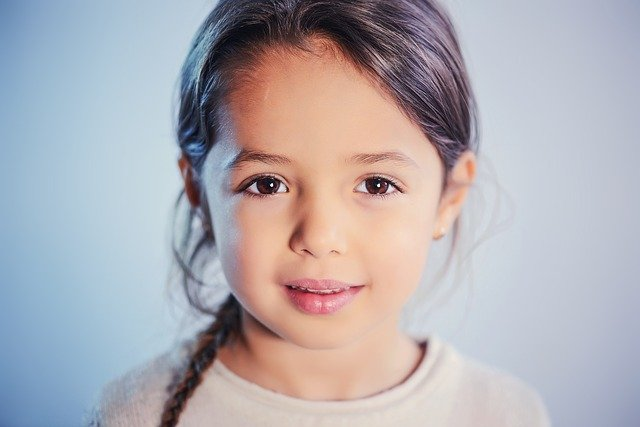
#> input picture Python-opencv-tutorial/image/girl.jpg, 640 x 427 px, found by its file name
$ python 22_detect_eye_picture.py
#> lines starting #> are read from the running program, lines starting #| are printed output that depends on the picture; after the words box and inside, x2 and y2 are one past the last pixel; in counts of white or black regions, pixels touching at a corner belong together
import cv2

# impeor picture
img = cv2.imread(r'C:\Users\Jittabun\Desktop\Pom_practice\Python-opencv-tutorial\image\girl.jpg')
#> img is the input picture: shape (427, 640, 3); mean B, G, R 178.1, 172.3, 176.4

#read file for classification
eye_cascade = cv2.CascadeClassifier(r'C:\Users\Jittabun\Desktop\Pom_practice\Python-opencv-tutorial\Detect\haarcascade_eye_tree_eyeglasses.xml')

# Use gray image to eye classification
gray_img = cv2.cvtColor(img , cv2.COLOR_BGR2GRAY)
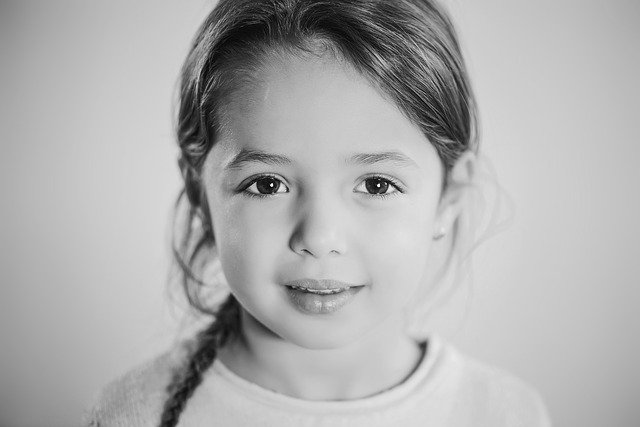
#> gray_img: shape (427, 640); min 0, max 253, mean 174.3
#face Classification
scaleFactor = 1.1
minNeighber = 3
eye_detect = eye_cascade.detectMultiScale(gray_img,scaleFactor,minNeighber)
#> eye_detect = [[351, 161, 51, 51], [236, 158, 58, 58]]

# แสดงตำแหน่งที่เจอดวงตา
for (x,y,w,h) in eye_detect:
    cv2.rectangle(img ,(x,y),(x+w,y+h),(0,255,0),thickness=5)
#> this loop made 2 passes
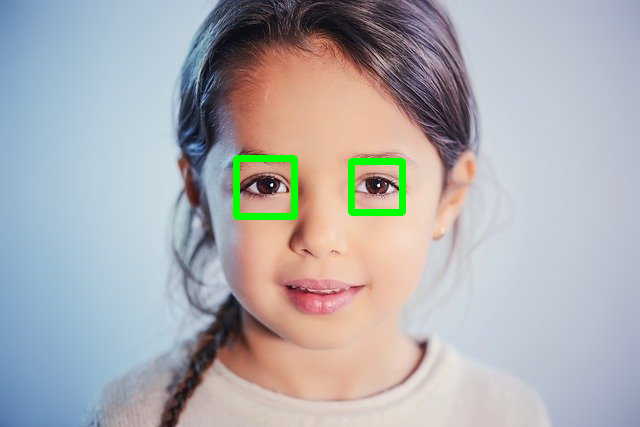
#> img: shape (427, 640, 3); 1.1% of pixels changed, all inside (x1, y1, x2, y2) = (233, 155, 406, 220)


# แสดงภาพ
cv2.imshow('original' , img)
cv2.waitKey(0)
cv2.destroyAllWindows()

$ run again, with Python-opencv-tutorial/image/ball2d.jpg copied over Python-opencv-tutorial/image/girl.jpg
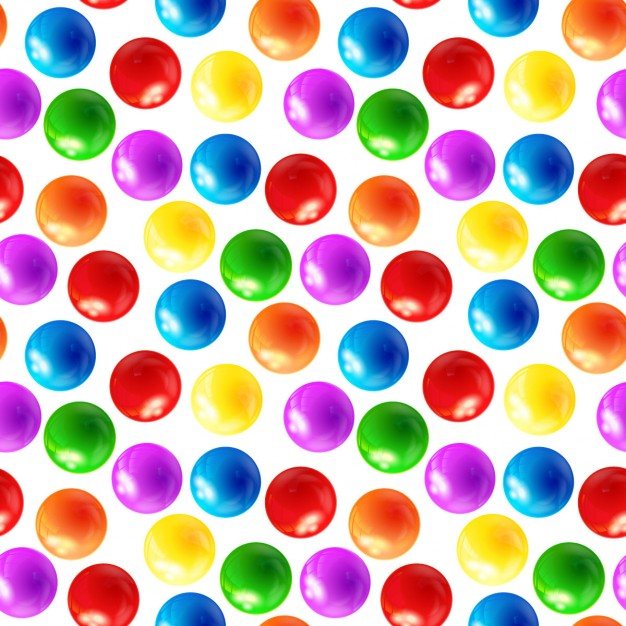
#> input picture Python-opencv-tutorial/image/ball2d.jpg, 626 x 626 px, found by its file name
#> img is the input picture: shape (626, 626, 3); mean B, G, R 168.2, 172.2, 199.6
#> `gray_img = cv2.cvtColor(img , cv2.COLOR_BGR2GRAY)`:
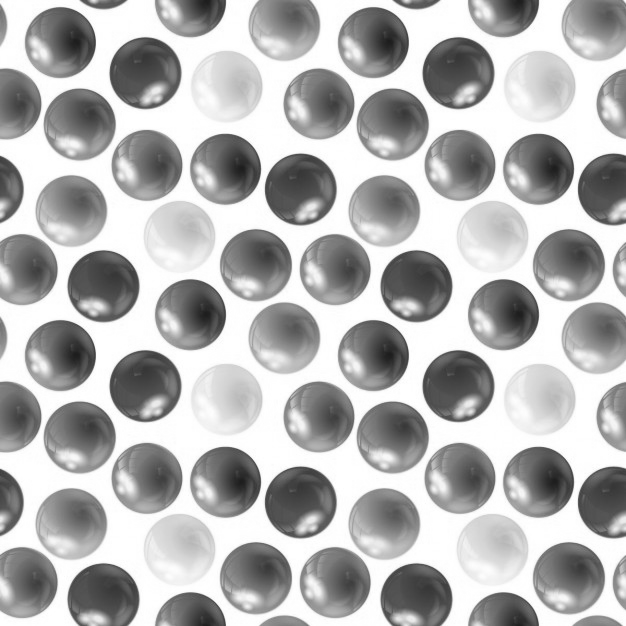
#> gray_img: shape (626, 626); min 29, max 255, mean 179.9
#> eye_detect = ()
